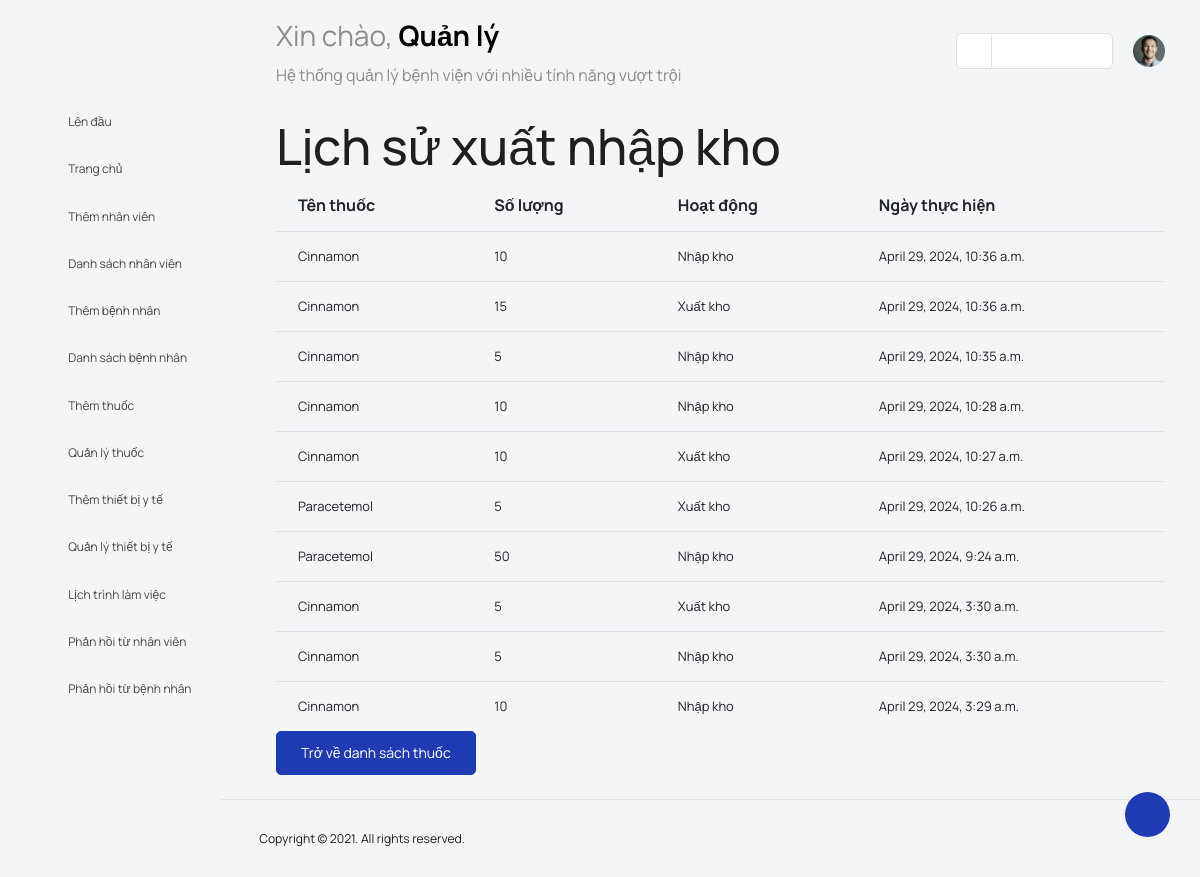
The page /medicine_history (signed in) on the database as committed earlier.
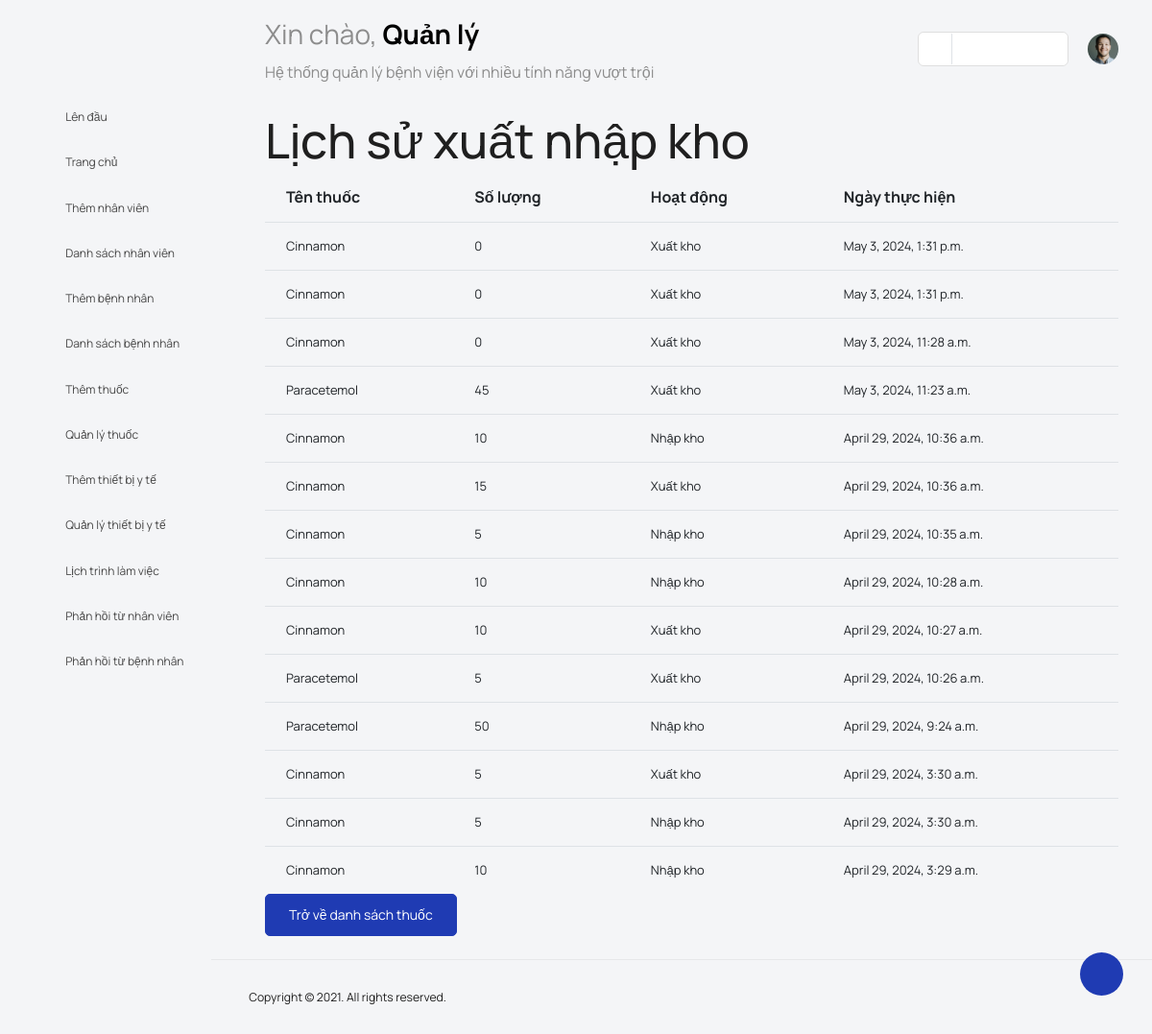
The same page on the database as committed later.
### main_app/models.py (models this page shows)
class MedicineHistory(models.Model):
    name = models.CharField(max_length=200)
    numbers = models.PositiveIntegerField()
    changeType = models.CharField(max_length=200)
    date = models.DateTimeField(default=timezone.now)

### main_app/admin_views.py (the view)
# urls.py: path('medicine_history', admin_views.medicine_history, name='medicine_history'),
def medicine_history(request):
    history = MedicineHistory.objects.all().order_by('-date')
    return render(request, 'admin_template/medicine_history.html', {'history': history})

### main_app/templates/admin_template/medicine_history.html (shortened to what this page needs)
{% load static %}
{% load tz %}
<!DOCTYPE html>
<html lang="en">
<head>
  <link rel="stylesheet" type="text/css" href="{% static 'users/vendors/feather/feather.css' %}">
  <link rel="stylesheet" type="text/css" href="{% static 'users/vendors/mdi/css/materialdesignicons.min.css' %}">
  <link rel="stylesheet" type="text/css" href="{% static 'users/vendors/ti-icons/css/themify-icons.css' %}">
  <link rel="stylesheet" type="text/css" href="{% static 'users/vendors/typicons/typicons.css' %}">
  <link rel="stylesheet" type="text/css" href="{% static 'users/vendors/simple-line-icons/css/simple-line-icons.css' %}">
  <link rel="stylesheet" type="text/css" href="{% static 'users/vendors/css/vendor.bundle.base.css' %}">
  <link rel="stylesheet" type="text/css" href="{% static 'users/js/select.dataTables.min.css' %}">
  <link rel="stylesheet" type="text/css" href="{% static 'users/css/vertical-layout-light/style.css' %}">
  <link rel="stylesheet" href="{% static 'users/css/admin/addmin.css' %}">
  <link rel="stylesheet" type="text/css" href="{% static 'users/css/users/base.css' %}">
</head>
<body>
    <div class="container-scroller">
        <nav class="navbar default-layout col-lg-12 col-12 p-0 fixed-top d-flex align-items-top flex-row">
            <div class="text-center navbar-brand-wrapper d-flex align-items-center justify-content-start">
                <div class="me-3">
                    <button class="navbar-toggler navbar-toggler align-self-center" type="button" data-bs-toggle="minimize">
                        <span class="icon-menu"></span>
                    </button>
                </div>
            </div>
            <div class="navbar-menu-wrapper d-flex align-items-top">
                <ul class="navbar-nav">
                    <li class="nav-item font-weight-semibold d-none d-lg-block ms-0">
                        <h1 class="welcome-text"> Xin chào, <span class="text-black fw-bold"> Quản lý </span></h1>
                        <h3 class="welcome-sub-text">Hệ thống quản lý bệnh viện với nhiều tính năng vượt trội</h3>
                    </li>
                </ul>
                <ul class="navbar-nav ms-auto">
                    <li class="nav-item d-none d-lg-block">
                        <div id="datepicker-popup" class="input-group date datepicker navbar-date-picker">
                            <span class="input-group-addon input-group-prepend border-right">
                                <span class="icon-calendar input-group-text calendar-icon"></span>
                            </span>
                            <input type="text" class="form-control">
                        </div>
                    </li>
                    <li class="nav-item dropdown d-none d-lg-block user-dropdown">
                        <a class="nav-link" id="UserDropdown" href="#" data-bs-toggle="dropdown" aria-expanded="false">
                            <img class="img-xs rounded-circle" src="{% static 'users/images/faces/face8.jpg' %}" alt="Profile image"> </a>
                        </li>
                </ul>
            </div>
        </nav>
        <div class="container-fluid page-body-wrapper">
            <div class="theme-setting-wrapper">
                <div id="settings-trigger"><i class="ti-settings"></i></div>
            </div>
            <nav class="sidebar sidebar-offcanvas" id="sidebar">
                <ul class="nav">
                    <li class="nav-item" >
                    <a class="nav-link" href="#">
                        <i class="menu-icon mdi mdi-arrow-up"></i>
                        <span class="menu-title">Lên đầu</span>
                    </a>
                    </li>
                    <li class="nav-item" >
                    <a class="nav-link" href="{% url 'admin_home' %}">
                        <i class="menu-icon mdi mdi-grid-large"></i>
                        <span class="menu-title">Trang chủ</span>
                    </a>
                    </li>
                    <li class="nav-item" >
                    <a class="nav-link" href="{% url 'add_staff' %}">
                        <i class="menu-icon mdi mdi-account-plus"></i>
                        <span class="menu-title">Thêm nhân viên</span>
                    </a>
                    </li>
                    <li class="nav-item" >
                    <a class="nav-link" href="{% url 'manage_all_staff' %}">
                        <i class="menu-icon mdi mdi-format-list-bulleted-type"></i>
                        <span class="menu-title">Danh sách nhân viên</span>
                    </a>
                    </li>
                    <li class="nav-item" >
                    <a class="nav-link" href="{% url 'add_patient' %}">
                        <i class="menu-icon mdi mdi-account-multiple-plus"></i>
                        <span class="menu-title">Thêm bệnh nhân</span>
                    </a>
                    </li>
                    <li class="nav-item" >
                    <a class="nav-link" href="{% url 'manage_all_patient' %}">
                        <i class="menu-icon mdi mdi-view-list"></i>
                        <span class="menu-title">Danh sách bệnh nhân</span>
                    </a>
                    </li>
                    <li class="nav-item" >
                    <a class="nav-link" href="{% url 'add_medicine' %}">
                        <i class="menu-icon mdi mdi-plus-box"></i>
                        <span class="menu-title">Thêm thuốc</span>
                    </a>
                    </li>
                    <li class="nav-item" >
                    <a class="nav-link" href="{% url 'manage_medicine' %}">
                        <i class="menu-icon mdi mdi-pill"></i>
                        <span class="menu-title">Quản lý thuốc</span>
                    </a>
                    </li>
                    <li class="nav-item" >
                    <a class="nav-link" href="{% url 'add_medical_equipment' %}">
                        <i class="menu-icon mdi mdi-shape-plus"></i>
                        <span class="menu-title">Thêm thiết bị y tế</span>
                    </a>
                    </li>
                    <li class="nav-item" >
                    <a class="nav-link" href="{% url 'manage_equip' %}">
                        <i class="menu-icon mdi mdi-factory"></i>
                        <span class="menu-title">Quản lý thiết bị y tế</span>
                    </a>
                    </li>
                    <li class="nav-item" >
                    <a class="nav-link" href="{% url 'work_schedules' %}">
                        <i class="menu-icon mdi mdi-grid-large"></i>
                        <span class="menu-title">Lịch trình làm việc</span>
                    </a>
                    </li>
                    <li class="nav-item" >
                    <a class="nav-link" href="{% url 'staff_all_feedback' %}">
                        <i class="menu-icon mdi mdi-comment-question-outline"></i>
                        <span class="menu-title">Phản hồi từ nhân viên</span>
                    </a>
                    </li>
                    <li class="nav-item" >
                    <a class="nav-link" href="{% url 'patient_all_feedback' %}">
                        <i class="menu-icon mdi mdi-comment-alert-outline"></i>
                        <span class="menu-title">Phản hồi từ bệnh nhân</span>
                    </a>
                    </li>
                </ul>
            </nav>
            <div class="main-panel">
                <div class="content-wrapper">
                    {% load tz %}
                    <h1>Lịch sử xuất nhập kho</h1>
                    <div class="table-responsive mt-1">
                        <table class="table">
                            <tr>
                                <th>Tên thuốc</th>
                                <th>Số lượng</th>
                                <th>Hoạt động</th>
                                <th>Ngày thực hiện</th>
                            </tr>
                            {% for hist in history %}
                            <tr>
                                <td>{{ hist.name }}</td>
                                <td>{{ hist.numbers }}</td>
                                <td>{{ hist.changeType }}</td>
                                <td>{{ hist.date | timezone:'Asia/Ho_Chi_Minh'  }}</td>
                            </tr>
                            {% endfor %}
                        </table>
                    </div>
                    <a class="btn btn-primary" href="{% url 'manage_medicine' %}">Trở về danh sách thuốc</a>
                </div>
                <footer class="footer">
                    <div class="d-sm-flex justify-content-center justify-content-sm-between">
                        <span class="float-none float-sm-right d-block mt-1 mt-sm-0 text-center">Copyright © 2021. All rights reserved.</span>
                    </div>
                </footer>
            </div>
        </div>
    </div>
</body>
</html>

### main_app/static/users/css/users/base.css (style rules this page uses)
body { position: relative; }

Rows that differ between the two databases and show on the page:
added MedicineHistory: name "Cinnamon", numbers "0", changeType "Xuất kho", date "May 3, 2024, 1:31 p.m."
added MedicineHistory: name "Cinnamon", numbers "0", changeType "Xuất kho", date "May 3, 2024, 1:31 p.m."
added MedicineHistory: name "Cinnamon", numbers "0", changeType "Xuất kho", date "May 3, 2024, 11:28 a.m."
added MedicineHistory: name "Paracetemol", numbers "45", changeType "Xuất kho", date "May 3, 2024, 11:23 a.m."
